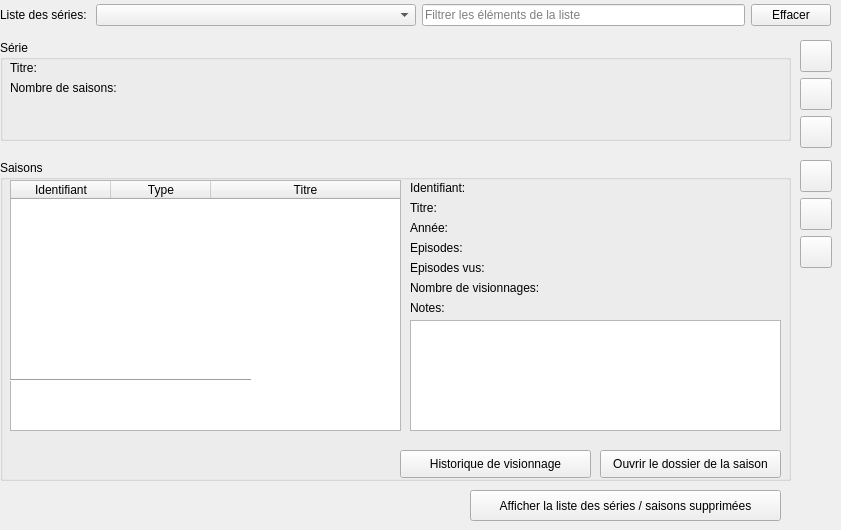
<?xml version="1.0" encoding="UTF-8"?>
<ui version="4.0">
 <class>Form</class>
 <widget class="QWidget" name="Form">
  <property name="geometry">
   <rect>
    <x>0</x>
    <y>0</y>
    <width>841</width>
    <height>530</height>
   </rect>
  </property>
  <property name="windowTitle">
   <string>Form</string>
  </property>
  <widget class="QGroupBox" name="groupBox">
   <property name="geometry">
    <rect>
     <x>0</x>
     <y>40</y>
     <width>791</width>
     <height>101</height>
    </rect>
   </property>
   <property name="title">
    <string>Série</string>
   </property>
   <widget class="QLabel" name="label_3">
    <property name="geometry">
     <rect>
      <x>60</x>
      <y>20</y>
      <width>291</width>
      <height>16</height>
     </rect>
    </property>
    <property name="text">
     <string>&lt;Titre de la série&gt;</string>
    </property>
   </widget>
   <widget class="QLabel" name="label">
    <property name="geometry">
     <rect>
      <x>10</x>
      <y>40</y>
      <width>121</width>
      <height>16</height>
     </rect>
    </property>
    <property name="text">
     <string>Nombre de saisons:</string>
    </property>
   </widget>
   <widget class="QLabel" name="label_2">
    <property name="geometry">
     <rect>
      <x>140</x>
      <y>40</y>
      <width>57</width>
      <height>16</height>
     </rect>
    </property>
    <property name="text">
     <string>&lt;nb saisons&gt;</string>
    </property>
   </widget>
   <widget class="QLabel" name="label_13">
    <property name="geometry">
     <rect>
      <x>10</x>
      <y>20</y>
      <width>41</width>
      <height>16</height>
     </rect>
    </property>
    <property name="text">
     <string>Titre:</string>
    </property>
   </widget>
  </widget>
  <widget class="QGroupBox" name="groupBox_2">
   <property name="geometry">
    <rect>
     <x>0</x>
     <y>160</y>
     <width>791</width>
     <height>321</height>
    </rect>
   </property>
   <property name="title">
    <string>Saisons</string>
   </property>
   <widget class="QTableWidget" name="tableWidget">
    <property name="geometry">
     <rect>
      <x>10</x>
      <y>20</y>
      <width>391</width>
      <height>251</height>
     </rect>
    </property>
    <property name="selectionMode">
     <enum>QAbstractItemView::SingleSelection</enum>
    </property>
    <property name="selectionBehavior">
     <enum>QAbstractItemView::SelectRows</enum>
    </property>
    <attribute name="horizontalHeaderVisible">
     <bool>true</bool>
    </attribute>
    <attribute name="horizontalHeaderHighlightSections">
     <bool>true</bool>
    </attribute>
    <attribute name="horizontalHeaderStretchLastSection">
     <bool>true</bool>
    </attribute>
    <attribute name="verticalHeaderVisible">
     <bool>true</bool>
    </attribute>
    <attribute name="verticalHeaderDefaultSectionSize">
     <number>20</number>
    </attribute>
    <column>
     <property name="text">
      <string>Identifiant</string>
     </property>
    </column>
    <column>
     <property name="text">
      <string>Type</string>
     </property>
    </column>
    <column>
     <property name="text">
      <string>Titre</string>
     </property>
    </column>
   </widget>
   <widget class="Line" name="line">
    <property name="geometry">
     <rect>
      <x>10</x>
      <y>210</y>
      <width>241</width>
      <height>20</height>
     </rect>
    </property>
    <property name="orientation">
     <enum>Qt::Horizontal</enum>
    </property>
   </widget>
   <widget class="QLabel" name="label_7">
    <property name="geometry">
     <rect>
      <x>410</x>
      <y>40</y>
      <width>41</width>
      <height>16</height>
     </rect>
    </property>
    <property name="text">
     <string>Titre:</string>
    </property>
   </widget>
   <widget class="QLabel" name="label_8">
    <property name="geometry">
     <rect>
      <x>470</x>
      <y>40</y>
      <width>321</width>
      <height>16</height>
     </rect>
    </property>
    <property name="text">
     <string>&lt;Titre de la saison&gt;</string>
    </property>
   </widget>
   <widget class="QLabel" name="label_9">
    <property name="geometry">
     <rect>
      <x>410</x>
      <y>60</y>
      <width>51</width>
      <height>16</height>
     </rect>
    </property>
    <property name="text">
     <string>Année:</string>
    </property>
   </widget>
   <widget class="QLabel" name="label_10">
    <property name="geometry">
     <rect>
      <x>470</x>
      <y>60</y>
      <width>181</width>
      <height>16</height>
     </rect>
    </property>
    <property name="text">
     <string>&lt;Date de la saison&gt;</string>
    </property>
   </widget>
   <widget class="QPushButton" name="open_folder_button">
    <property name="geometry">
     <rect>
      <x>600</x>
      <y>290</y>
      <width>181</width>
      <height>28</height>
     </rect>
    </property>
    <property name="text">
     <string>Ouvrir le dossier de la saison</string>
    </property>
    <property name="icon">
     <iconset>
      <normaloff>../../resources/icons/folder-horizontal-open.png</normaloff>../../resources/icons/folder-horizontal-open.png</iconset>
    </property>
   </widget>
   <widget class="QPushButton" name="show_view_history_button">
    <property name="geometry">
     <rect>
      <x>430</x>
      <y>210</y>
      <width>161</width>
      <height>28</height>
     </rect>
    </property>
    <property name="text">
     <string>Historique de visionnage</string>
    </property>
    <property name="icon">
     <iconset>
      <normaloff>../../resources/icons/film-timeline.png</normaloff>../../resources/icons/film-timeline.png</iconset>
    </property>
   </widget>
   <widget class="QLabel" name="label_11">
    <property name="geometry">
     <rect>
      <x>410</x>
      <y>20</y>
      <width>61</width>
      <height>16</height>
     </rect>
    </property>
    <property name="text">
     <string>Identifiant:</string>
    </property>
   </widget>
   <widget class="QLabel" name="label_12">
    <property name="geometry">
     <rect>
      <x>480</x>
      <y>20</y>
      <width>121</width>
      <height>16</height>
     </rect>
    </property>
    <property name="text">
     <string>&lt;Identifiant&gt;</string>
    </property>
   </widget>
   <widget class="QPlainTextEdit" name="plainTextEdit">
    <property name="geometry">
     <rect>
      <x>410</x>
      <y>160</y>
      <width>371</width>
      <height>111</height>
     </rect>
    </property>
    <property name="readOnly">
     <bool>true</bool>
    </property>
    <property name="plainText">
     <string/>
    </property>
   </widget>
   <widget class="QLabel" name="label_6">
    <property name="geometry">
     <rect>
      <x>410</x>
      <y>140</y>
      <width>57</width>
      <height>16</height>
     </rect>
    </property>
    <property name="text">
     <string>Notes:</string>
    </property>
   </widget>
   <widget class="QLabel" name="label_14">
    <property name="geometry">
     <rect>
      <x>410</x>
      <y>80</y>
      <width>61</width>
      <height>16</height>
     </rect>
    </property>
    <property name="text">
     <string>Episodes:</string>
    </property>
   </widget>
   <widget class="QLabel" name="label_15">
    <property name="geometry">
     <rect>
      <x>410</x>
      <y>100</y>
      <width>91</width>
      <height>16</height>
     </rect>
    </property>
    <property name="text">
     <string>Episodes vus:</string>
    </property>
   </widget>
   <widget class="QLabel" name="label_16">
    <property name="geometry">
     <rect>
      <x>480</x>
      <y>80</y>
      <width>71</width>
      <height>16</height>
     </rect>
    </property>
    <property name="text">
     <string>&lt;Episodes&gt;</string>
    </property>
   </widget>
   <widget class="QLabel" name="label_17">
    <property name="geometry">
     <rect>
      <x>500</x>
      <y>100</y>
      <width>41</width>
      <height>16</height>
     </rect>
    </property>
    <property name="text">
     <string>&lt;Vus&gt;</string>
    </property>
   </widget>
   <widget class="QLabel" name="label_18">
    <property name="geometry">
     <rect>
      <x>410</x>
      <y>120</y>
      <width>151</width>
      <height>16</height>
     </rect>
    </property>
    <property name="text">
     <string>Nombre de visionnages:</string>
    </property>
   </widget>
   <widget class="QLabel" name="label_19">
    <property name="geometry">
     <rect>
      <x>560</x>
      <y>120</y>
      <width>41</width>
      <height>16</height>
     </rect>
    </property>
    <property name="text">
     <string>&lt;Vus&gt;</string>
    </property>
   </widget>
   <widget class="QLabel" name="label_4">
    <property name="geometry">
     <rect>
      <x>770</x>
      <y>0</y>
      <width>21</width>
      <height>21</height>
     </rect>
    </property>
    <property name="text">
     <string/>
    </property>
    <property name="pixmap">
     <pixmap>../../resources/icons/heart.png</pixmap>
    </property>
    <property name="scaledContents">
     <bool>true</bool>
    </property>
    <property name="alignment">
     <set>Qt::AlignCenter</set>
    </property>
   </widget>
   <widget class="QPushButton" name="pushButton">
    <property name="geometry">
     <rect>
      <x>400</x>
      <y>290</y>
      <width>191</width>
      <height>28</height>
     </rect>
    </property>
    <property name="text">
     <string>Historique de visionnage</string>
    </property>
    <property name="icon">
     <iconset>
      <normaloff>../../resources/icons/film-timeline.png</normaloff>../../resources/icons/film-timeline.png</iconset>
    </property>
   </widget>
  </widget>
  <widget class="QWidget" name="layoutWidget">
   <property name="geometry">
    <rect>
     <x>800</x>
     <y>40</y>
     <width>34</width>
     <height>110</height>
    </rect>
   </property>
   <layout class="QVBoxLayout" name="verticalLayout">
    <item>
     <widget class="QPushButton" name="add_serie_button">
      <property name="minimumSize">
       <size>
        <width>32</width>
        <height>32</height>
       </size>
      </property>
      <property name="maximumSize">
       <size>
        <width>32</width>
        <height>32</height>
       </size>
      </property>
      <property name="text">
       <string/>
      </property>
      <property name="icon">
       <iconset>
        <normaloff>../../resources/icons/plus.png</normaloff>../../resources/icons/plus.png</iconset>
      </property>
     </widget>
    </item>
    <item>
     <widget class="QPushButton" name="edit_serie_button">
      <property name="minimumSize">
       <size>
        <width>32</width>
        <height>32</height>
       </size>
      </property>
      <property name="maximumSize">
       <size>
        <width>32</width>
        <height>32</height>
       </size>
      </property>
      <property name="text">
       <string/>
      </property>
      <property name="icon">
       <iconset>
        <normaloff>../../resources/icons/pencil.png</normaloff>../../resources/icons/pencil.png</iconset>
      </property>
     </widget>
    </item>
    <item>
     <widget class="QPushButton" name="delete_serie_button">
      <property name="minimumSize">
       <size>
        <width>32</width>
        <height>32</height>
       </size>
      </property>
      <property name="maximumSize">
       <size>
        <width>32</width>
        <height>32</height>
       </size>
      </property>
      <property name="text">
       <string/>
      </property>
      <property name="icon">
       <iconset>
        <normaloff>../../resources/icons/minus.png</normaloff>../../resources/icons/minus.png</iconset>
      </property>
     </widget>
    </item>
   </layout>
  </widget>
  <widget class="QWidget" name="layoutWidget_2">
   <property name="geometry">
    <rect>
     <x>800</x>
     <y>160</y>
     <width>34</width>
     <height>110</height>
    </rect>
   </property>
   <layout class="QVBoxLayout" name="verticalLayout_2">
    <item>
     <widget class="QPushButton" name="add_season_button">
      <property name="minimumSize">
       <size>
        <width>32</width>
        <height>32</height>
       </size>
      </property>
      <property name="maximumSize">
       <size>
        <width>32</width>
        <height>32</height>
       </size>
      </property>
      <property name="text">
       <string/>
      </property>
      <property name="icon">
       <iconset>
        <normaloff>../../resources/icons/plus.png</normaloff>../../resources/icons/plus.png</iconset>
      </property>
     </widget>
    </item>
    <item>
     <widget class="QPushButton" name="edit_season_button">
      <property name="minimumSize">
       <size>
        <width>32</width>
        <height>32</height>
       </size>
      </property>
      <property name="maximumSize">
       <size>
        <width>32</width>
        <height>32</height>
       </size>
      </property>
      <property name="text">
       <string/>
      </property>
      <property name="icon">
       <iconset>
        <normaloff>../../resources/icons/pencil.png</normaloff>../../resources/icons/pencil.png</iconset>
      </property>
     </widget>
    </item>
    <item>
     <widget class="QPushButton" name="delete_season_button">
      <property name="minimumSize">
       <size>
        <width>32</width>
        <height>32</height>
       </size>
      </property>
      <property name="maximumSize">
       <size>
        <width>32</width>
        <height>32</height>
       </size>
      </property>
      <property name="text">
       <string/>
      </property>
      <property name="icon">
       <iconset>
        <normaloff>../../resources/icons/minus.png</normaloff>../../resources/icons/minus.png</iconset>
      </property>
     </widget>
    </item>
   </layout>
  </widget>
  <widget class="QPushButton" name="view_deleted_elements_button">
   <property name="geometry">
    <rect>
     <x>470</x>
     <y>490</y>
     <width>311</width>
     <height>31</height>
    </rect>
   </property>
   <property name="text">
    <string>Afficher la liste des séries / saisons supprimées</string>
   </property>
   <property name="icon">
    <iconset>
     <normaloff>../../resources/icons/edit-list.png</normaloff>../../resources/icons/edit-list.png</iconset>
   </property>
  </widget>
  <widget class="QWidget" name="layoutWidget">
   <property name="geometry">
    <rect>
     <x>0</x>
     <y>0</y>
     <width>831</width>
     <height>30</height>
    </rect>
   </property>
   <layout class="QGridLayout" name="gridLayout">
    <item row="0" column="0">
     <widget class="QLabel" name="label_5">
      <property name="text">
       <string>Liste des séries: </string>
      </property>
     </widget>
    </item>
    <item row="0" column="1">
     <widget class="QComboBox" name="comboBox">
      <property name="minimumSize">
       <size>
        <width>320</width>
        <height>0</height>
       </size>
      </property>
      <property name="editable">
       <bool>false</bool>
      </property>
     </widget>
    </item>
    <item row="0" column="2">
     <widget class="QLineEdit" name="search_box">
      <property name="placeholderText">
       <string>Filtrer les éléments de la liste</string>
      </property>
     </widget>
    </item>
    <item row="0" column="3">
     <widget class="QPushButton" name="pushButton_5">
      <property name="text">
       <string>Effacer</string>
      </property>
      <property name="icon">
       <iconset>
        <normaloff>../../resources/icons/eraser.png</normaloff>../../resources/icons/eraser.png</iconset>
      </property>
     </widget>
    </item>
   </layout>
  </widget>
 </widget>
 <resources/>
 <connections/>
</ui>
